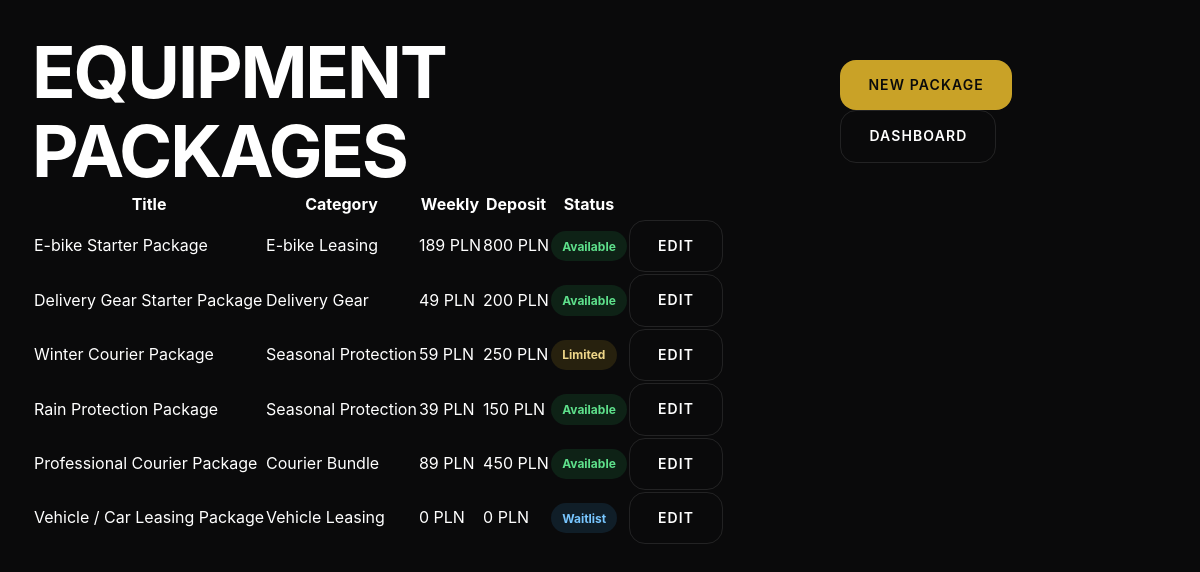
/admin/packages.php (signed in), run on an earlier commit of the app's database.
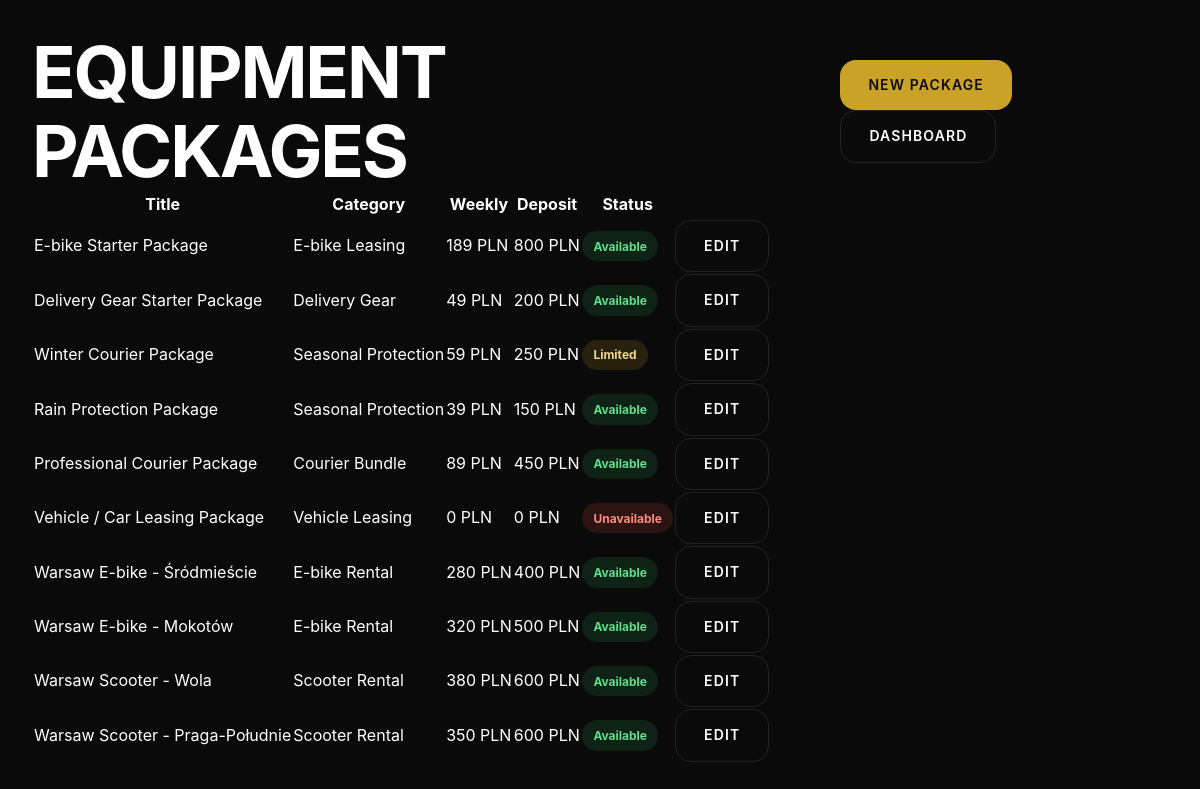
And on a later commit of the database.
### tables this page shows
CREATE TABLE IF NOT EXISTS equipment_packages (
    id INT UNSIGNED AUTO_INCREMENT PRIMARY KEY,
    title VARCHAR(160) NOT NULL,
    slug VARCHAR(180) NOT NULL UNIQUE,
    category VARCHAR(80) NOT NULL,
    description TEXT,
    short_description TEXT,
    image VARCHAR(255),
    included_items TEXT,
    weekly_price DECIMAL(10,2) DEFAULT 0,
    monthly_price DECIMAL(10,2) DEFAULT 0,
    deposit_amount DECIMAL(10,2) DEFAULT 0,
    currency VARCHAR(10) DEFAULT 'PLN',
    availability_status ENUM('available', 'limited', 'waitlist', 'unavailable') DEFAULT 'available',
    requirements TEXT,
    terms TEXT,
    is_active BOOLEAN DEFAULT TRUE,
    sort_order INT DEFAULT 100,
    created_at TIMESTAMP DEFAULT CURRENT_TIMESTAMP,
    updated_at TIMESTAMP DEFAULT CURRENT_TIMESTAMP ON UPDATE CURRENT_TIMESTAMP,
    INDEX idx_packages_active (is_active),
    INDEX idx_packages_category (category),
    INDEX idx_packages_availability (availability_status)
);

### config/config.php (called while the page is built, shortened)
<?php
$DB_CONFIG = [
    'host'     => 'localhost',
    'database' => 'u123456789_kaptain',
    'username' => 'u123456789_admin',
    'password' => 'your_db_password',
    'charset'  => 'utf8mb4',
    'port'     => 3306
];

### includes/db.php (called while the page is built, shortened)
<?php
require_once __DIR__ . '/../config/config.php';
class Database {
    private static ?PDO $instance = null;
    public static function connect(): PDO {
        global $DB_CONFIG;
        if (self::$instance === null) {
            try {
                $dsn = sprintf(
                    'mysql:host=%s;port=%d;dbname=%s;charset=%s',
                    $DB_CONFIG['host'],
                    $DB_CONFIG['port'],
                    $DB_CONFIG['database'],
                    $DB_CONFIG['charset']
                );
                self::$instance = new PDO($dsn, $DB_CONFIG['username'], $DB_CONFIG['password'], [
                    PDO::ATTR_ERRMODE            => PDO::ERRMODE_EXCEPTION,
                    PDO::ATTR_DEFAULT_FETCH_MODE => PDO::FETCH_ASSOC,
                    PDO::ATTR_EMULATE_PREPARES   => false,
                ]);
            } catch (PDOException $e) {
                error_log('Database connection failed: ' . $e->getMessage());
                throw new Exception('Service temporarily unavailable');
            }
        }
        return self::$instance;
    }
    public static function query(string $sql, array $params = []): PDOStatement {
        $stmt = self::connect()->prepare($sql);
        $stmt->execute($params);
        return $stmt;
    }
    public static function fetchAll(string $sql, array $params = []): array {
        $stmt = self::query($sql, $params);
        return $stmt->fetchAll();
    }
}

### includes/functions.php (called while the page is built, shortened)
<?php
require_once __DIR__ . '/../config/config.php';
function e(string $text): string {
    return htmlspecialchars($text, ENT_QUOTES, 'UTF-8');
}

### includes/app_data.php (called while the page is built, shortened)
<?php
require_once __DIR__ . '/db.php';
function package_status_label(string $status): string {
    return ucwords(str_replace('_', ' ', $status));
}

### admin/packages.php (the view, shortened to what this page needs)
<?php
require_once __DIR__ . '/../includes/functions.php';
require_once __DIR__ . '/../includes/db.php';
require_once __DIR__ . '/../includes/app_data.php';
$packages = Database::fetchAll("SELECT * FROM equipment_packages ORDER BY sort_order, title");
?>
<!DOCTYPE html><html lang="en"><head><link rel="stylesheet" href="../assets/css/main.css"><link rel="stylesheet" href="../assets/css/responsive.css"></head>
<body class="admin-page"><main class="admin-workspace">
<header class="admin-top"><h1>Equipment Packages</h1><div><a href="package-edit.php" class="btn btn-primary">New Package</a> <a href="dashboard.php" class="btn btn-secondary">Dashboard</a></div></header>
<div class="admin-table-wrap"><table class="admin-table"><thead><tr><th>Title</th><th>Category</th><th>Weekly</th><th>Deposit</th><th>Status</th><th></th></tr></thead><tbody>
<?php foreach ($packages as $package): ?><tr><td><?= e($package['title']) ?></td><td><?= e($package['category']) ?></td><td><?= number_format((float)$package['weekly_price'], 0) ?> <?= e($package['currency']) ?></td><td><?= number_format((float)$package['deposit_amount'], 0) ?> <?= e($package['currency']) ?></td><td><span class="status-pill status-<?= e($package['availability_status']) ?>"><?= e(package_status_label($package['availability_status'])) ?></span></td><td><a class="btn btn-secondary btn-sm" href="package-edit.php?id=<?= (int)$package['id'] ?>">Edit</a></td></tr><?php endforeach; ?>
</tbody></table></div>
</main></body></html>

### assets/css/main.css (style rules this page uses)
:root { --bg-primary: #0a0a0b; --bg-secondary: #111113; --bg-tertiary: #161719; --bg-card: #1a1a1c; --text-primary: #ffffff; --text-secondary: #a0a0a5; --text-muted: #6a6a70; --accent-gold: #c9a227; --accent-gold-hover: #dcc040; --accent-bronze: #8b7355; --line-subtle: rgba(255,255,255,0.06); --line-visible: rgba(255,255,255,0.1); --shadow-elevated: 0 25px 80px rgba(0,0,0,0.4); --shadow-card: 0 8px 32px rgba(0,0,0,0.3); --gradient-hero: linear-gradient(135deg, rgba(10,10,11,0.95) 0%, rgba(10,10,11,0.7) 50%, rgba(10,10,11,0.4) 100%); --gradient-card: linear-gradient(145deg, rgba(26,26,28,1) 0%, rgba(22,23,25,1) 100%); --radius-sm: 8px; --radius-md: 16px; --radius-lg: 24px; --radius-xl: 32px; --transition-fast: 0.15s ease; --transition-smooth: 0.3s cubic-bezier(0.4, 0, 0.2, 1); --transition-slow: 0.5s cubic-bezier(0.4, 0, 0.2, 1); }
* { margin: 0; padding: 0; box-sizing: border-box; }
html { scroll-behavior: smooth; font-size: 16px; }
body { font-family: 'Inter', -apple-system, BlinkMacSystemFont, sans-serif; font-weight: 400; line-height: 1.6; color: var(--text-primary); background: var(--bg-primary); min-height: 100vh; -webkit-font-smoothing: antialiased; -moz-osx-font-smoothing: grayscale; }
a, a:hover, a:focus, a:active, a:visited { color: inherit; text-decoration: none; }
h1, h2, h3, h4, h5, h6 { font-weight: 600; line-height: 1.1; letter-spacing: -0.02em; }
h1 { font-size: clamp(2.5rem, 5vw + 1rem, 4.5rem); font-weight: 700; text-transform: uppercase; letter-spacing: -0.03em; }
.btn { display: inline-flex; align-items: center; justify-content: center; gap: 0.5rem; padding: 0.875rem 1.75rem; font-size: 0.875rem; font-weight: 600; text-transform: uppercase; letter-spacing: 0.08em; border: none; border-radius: var(--radius-md); cursor: pointer; text-decoration: none; transition: var(--transition-smooth); white-space: nowrap; }
.btn-primary { background: var(--accent-gold); color: var(--bg-primary); }
.btn-secondary { background: transparent; color: var(--text-primary); border: 1px solid var(--line-visible); }
.package-card__top, .status-row, .admin-top { display: flex; justify-content: space-between; align-items: center; gap: 1rem; }
.status-pill { display: inline-flex; align-items: center; width: fit-content; padding: 0.35rem 0.7rem; border-radius: 999px; background: rgba(255,255,255,0.07); color: var(--text-secondary); font-size: 0.75rem; font-weight: 700; }
.status-available, .status-approved, .status-active { background: rgba(39,174,96,0.14); color: #5ee08b; }
.status-limited, .status-under_review, .status-submitted, .status-pending_pickup { background: rgba(201,162,39,0.15); color: #eed689; }
.status-unavailable, .status-rejected, .status-cancelled, .status-overdue { background: rgba(231,76,60,0.15); color: #ff8b7d; }
.admin-page { min-height: 100vh; background: var(--bg-primary); }
.admin-workspace { padding: 2rem; }
.admin-table-wrap { overflow-x: auto; }
.status-waitlist, .status-draft, .status-maintenance { background: rgba(52,152,219,0.14); color: #78c6ff; }

What changed in the data, as far as the page shows it:
changed equipment_packages "Vehicle / Car Leasing Package": availability_status "Waitlist" → "Unavailable"
added equipment_packages: title "Warsaw E-bike - Śródmieście", category "E-bike Rental", weekly_price "280", currency "PLN", deposit_amount "400", availability_status "Available"
added equipment_packages: title "Warsaw E-bike - Mokotów", category "E-bike Rental", weekly_price "320", currency "PLN", deposit_amount "500", availability_status "Available"
added equipment_packages: title "Warsaw Scooter - Wola", category "Scooter Rental", weekly_price "380", currency "PLN", deposit_amount "600", availability_status "Available"
added equipment_packages: title "Warsaw Scooter - Praga-Południe", category "Scooter Rental", weekly_price "350", currency "PLN", deposit_amount "600", availability_status "Available"
